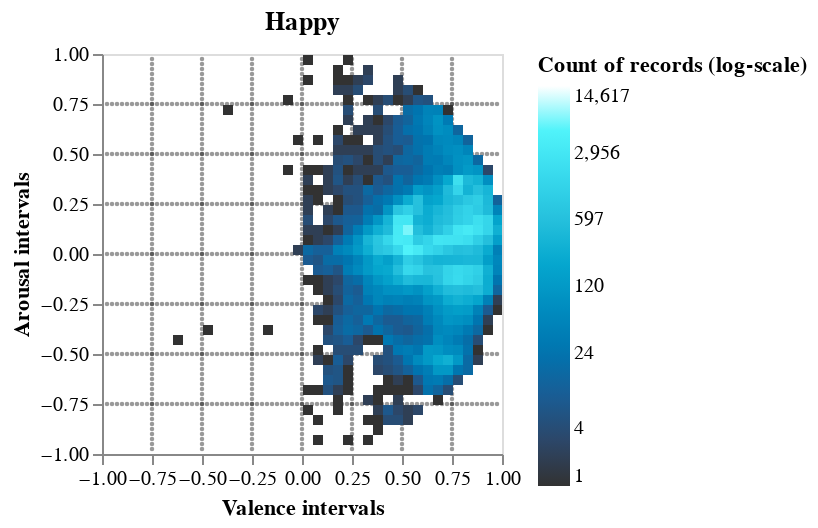

Notebook code for this chart:
### Code cell
# Create the histogram using Altair
histogram_2d_log = alt.Chart(hist_df).mark_rect().encode(
    x=alt.X('valence:Q', bin=alt.Bin(maxbins=total_bins), scale = alt.Scale(domain=[-1, 1]), 
            axis = alt.Axis(values=axis_steps, labelAngle=0, title="Valence intervals", labelFlush=False)),
    y=alt.Y('arousal:Q', bin=alt.Bin(maxbins=total_bins), scale = alt.Scale(domain=[-1, 1]), 
            axis = alt.Axis(values=axis_steps, labelAngle=0, title="Arousal intervals", labelFlush=False)),
    color=alt.Color('count:Q', scale=alt.Scale(type = 'log', scheme='darkblue', domain=[1, max_count]), 
                    legend=alt.Legend(title="Count of records (log-scale)", values=legend_steps_log)),
    tooltip=[
        alt.Tooltip('valence:Q', bin=alt.Bin(maxbins=total_bins), title='Valence Interval'),
        alt.Tooltip('arousal:Q', bin=alt.Bin(maxbins=total_bins), title='Arousal Interval'),
        alt.Tooltip('count:Q', title = 'Count of records')
    ]
).properties(
    title='Heatmap',
    width=200,
    height=200
)
# Overlay the heatmap and the dotted grid
happy_histogram2d = (dotted_grid + histogram_2d_log).properties(title = 'Happy').interactive()
happy_histogram2d

### Figure 1 — Vega-Lite specification as saved in the notebook (floating-point values rounded to 4 significant figures; data arrays with more than 128 entries replaced by an {"elided": "..."} marker saying what was removed)
{"config": {"view": {"continuousWidth": 300, "continuousHeight": 300}}, "layer": [{"data": {"name": "data-c53d011f009317f84c01f8b65e9ae3ea"}, "mark": {"type": "circle", "color": "black", "opacity": 0.4, "size": 5}, "encoding": {"x": {"axis": {"grid": false}, "field": "valence", "scale": {"domain": [-1, 1]}, "type": "quantitative"}, "y": {"axis": {"grid": false}, "field": "arousal", "scale": {"domain": [-1, 1]}, "type": "quantitative"}}, "name": "view_22"}, {"data": {"name": "data-96b12f524b2c1ae5a723c1d16e325f9d"}, "mark": {"type": "rect"}, "encoding": {"color": {"field": "count", "legend": {"title": "Count of records (log-scale)", "values": [1.0, 4.0, 24.0, 120.0, 597.0, 2956.0, 14620.0]}, "scale": {"domain": [1, 14620.0], "scheme": "darkblue", "type": "log"}, "type": "quantitative"}, "tooltip": [{"bin": {"maxbins": 40}, "field": "valence", "title": "Valence Interval", "type": "quantitative"}, {"bin": {"maxbins": 40}, "field": "arousal", "title": "Arousal Interval", "type": "quantitative"}, {"field": "count", "title": "Count of records", "type": "quantitative"}], "x": {"axis": {"labelAngle": 0, "labelFlush": false, "title": "Valence intervals", "values": [-1.0, -0.75, -0.5, -0.25, 0.0, 0.25, 0.5, 0.75, 1.0]}, "bin": {"maxbins": 40}, "field": "valence", "scale": {"domain": [-1, 1]}, "type": "quantitative"}, "y": {"axis": {"labelAngle": 0, "labelFlush": false, "title": "Arousal intervals", "values": [-1.0, -0.75, -0.5, -0.25, 0.0, 0.25, 0.5, 0.75, 1.0]}, "bin": {"maxbins": 40}, "field": "arousal", "scale": {"domain": [-1, 1]}, "type": "quantitative"}}, "title": "Heatmap"}], "height": 200, "params": [{"name": "param_20", "select": {"type": "interval", "encodings": ["x", "y"]}, "bind": "scales", "views": ["view_22"]}], "title": "Happy", "width": 200, "$schema": "https://vega.github.io/schema/vega-lite/v5.15.1.json", "datasets": {"data-c53d011f009317f84c01f8b65e9ae3ea": {"elided": "1106 records"}, "data-96b12f524b2c1ae5a723c1d16e325f9d": {"elided": "531 records"}}}
